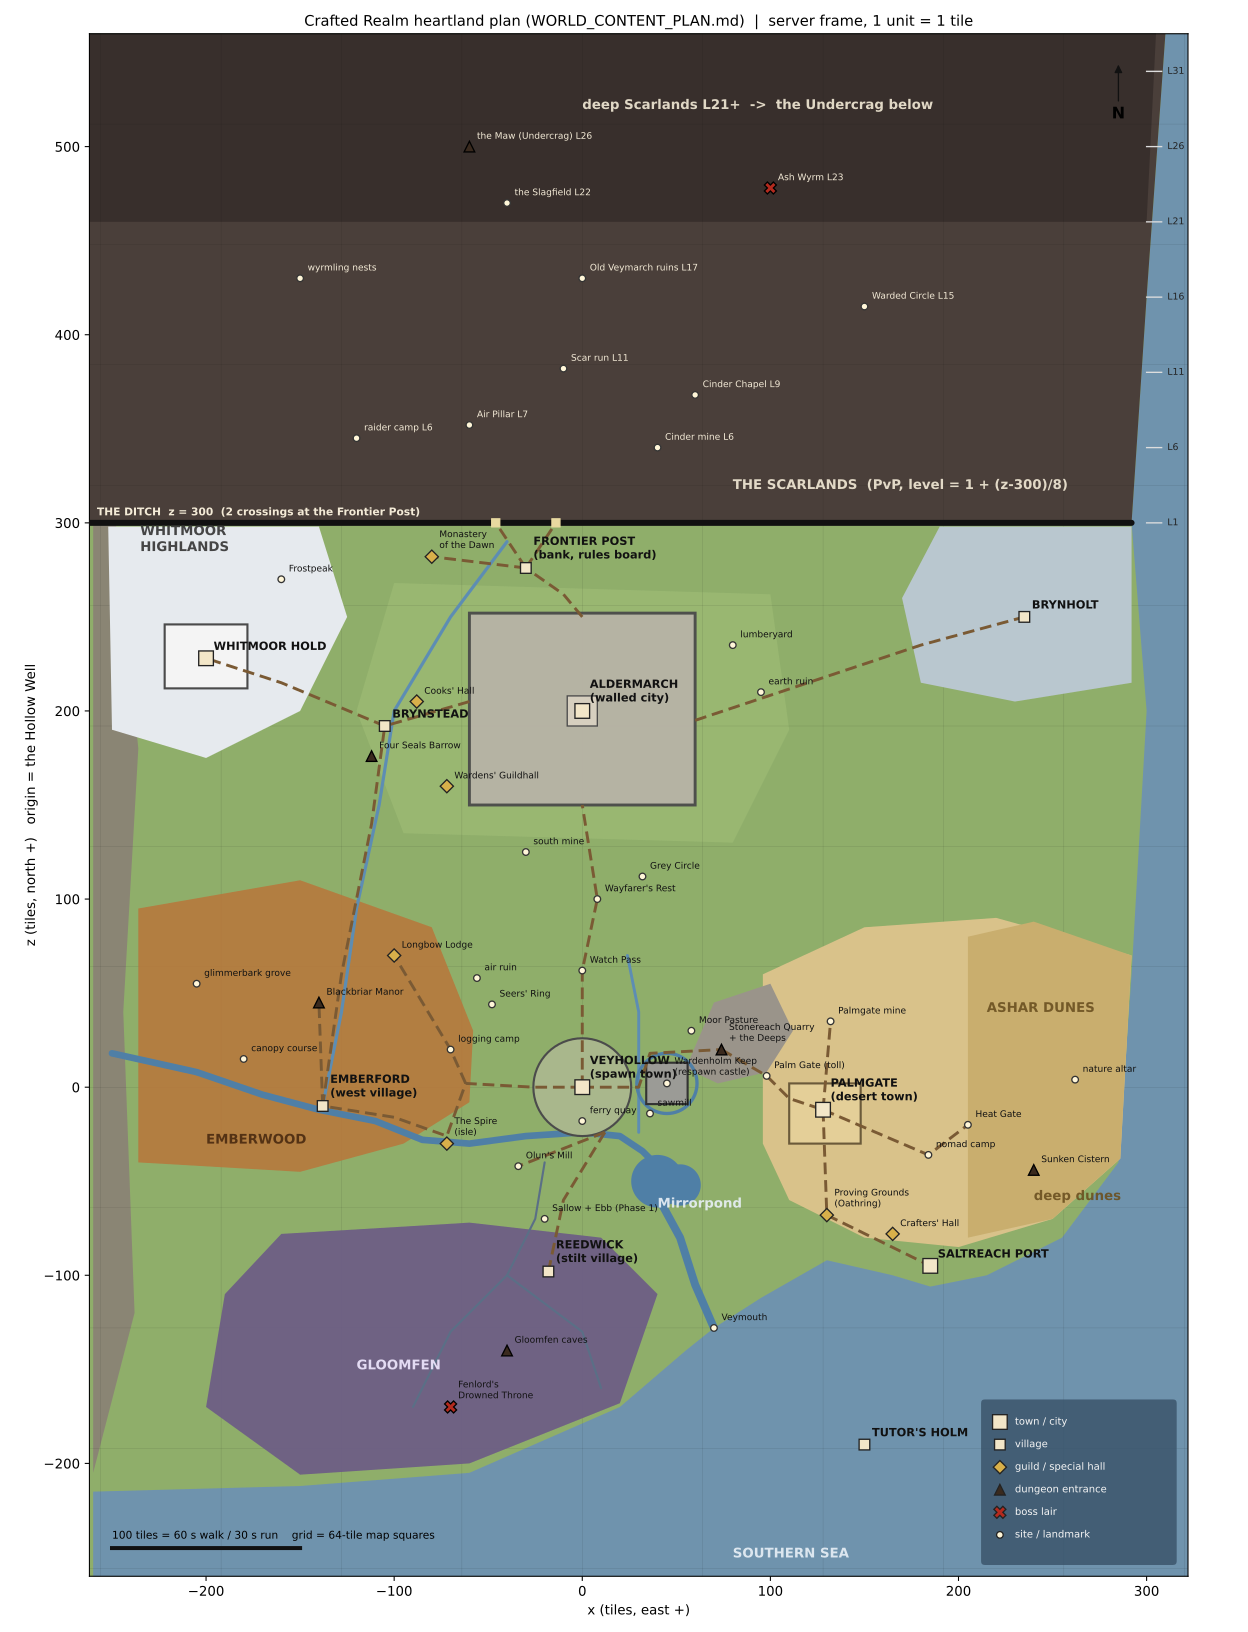

Write the Python code that produced this figure.
"""Heartland plan figure for docs/rebuild/WORLD_CONTENT_PLAN.md.

Frame: server map, +x east, +z north, origin = the Hollow Well (Veyhollow Commons), 1 unit = 1 tile.
Run:  python heartland_map.py   ->  heartland_map.png + heartland_map.svg (same folder)
Planning figure only: shapes are schematic, the coordinates are the plan's anchors.
"""
import os
import matplotlib
matplotlib.use("Agg")
import matplotlib.pyplot as plt
from matplotlib.patches import Polygon, Circle, Rectangle, FancyBboxPatch

HERE = os.path.dirname(os.path.abspath(__file__))

SEA = "#6f93ad"
fig, ax = plt.subplots(figsize=(13, 17), dpi=110)
ax.set_facecolor("#8fae6a")  # temperate heartland grass

def poly(pts, fc, ec="none", alpha=1.0, z=1, lw=0.8, ls="-"):
    ax.add_patch(Polygon(pts, closed=True, fc=fc, ec=ec, alpha=alpha, zorder=z, lw=lw, ls=ls))

def line(pts, color, lw, z=5, ls="-", alpha=1.0):
    xs, zs = zip(*pts)
    ax.plot(xs, zs, color=color, lw=lw, zorder=z, ls=ls, alpha=alpha, solid_capstyle="round")

# ---------------------------------------------------------------- sea (south coast, south-east bay, east coast)
poly([(-260, -215), (-150, -212), (-60, -205), (20, -170), (55, -140), (70, -128), (95, -112), (130, -92),
      (165, -100), (185, -106), (215, -100), (255, -80), (285, -40), (292, 60), (300, 200), (292, 300),
      (300, 420), (310, 560), (330, 560), (330, -260), (-260, -260)], SEA, z=0.5)
# west fells (unexplored mountains)
poly([(-260, -205), (-238, -120), (-244, 40), (-236, 180), (-248, 300), (-260, 300)], "#8a8574", z=0.6)

# ---------------------------------------------------------------- biome regions
# Scarlands (north of the Ditch)
poly([(-262, 300), (292, 300), (300, 420), (310, 560), (-262, 560)], "#4a3f3a", z=0.8)
poly([(-262, 460), (300, 460), (305, 560), (-262, 560)], "#382f2c", z=0.85)          # deep band L21+
# Emberwood (autumn forest, west)
poly([(-236, -40), (-150, -45), (-95, -30), (-60, -8), (-58, 30), (-80, 85), (-150, 110), (-236, 95)], "#b8753a", alpha=0.85, z=1)
# Gloomfen (drowned fen, south)
poly([(-160, -78), (-60, -72), (10, -80), (40, -110), (20, -168), (-60, -200), (-150, -206), (-200, -170), (-190, -110)], "#6b5a86", alpha=0.9, z=1)
# Ashar Dunes (east desert) + deep dunes
poly([(96, 60), (96, -30), (110, -60), (150, -80), (200, -85), (250, -70), (286, -38), (292, 70), (220, 90), (150, 85)], "#d9c28a", z=1)
poly([(205, 80), (205, -80), (250, -70), (286, -38), (292, 70), (240, 88)], "#c9ae6e", z=1.05)
# Stonereach crag
poly([(55, 10), (70, 45), (100, 55), (112, 30), (98, 8), (72, 2)], "#9a948a", z=1.1)
# Whitmoor highlands (snow)
poly([(-250, 190), (-200, 175), (-150, 200), (-125, 250), (-140, 298), (-252, 298)], "#e6eaee", z=1)
# Brynholt frost coast
poly([(180, 215), (230, 205), (292, 215), (292, 298), (190, 298), (170, 260)], "#b9c7cf", z=1)
# Aldermarch farmland ring (lighter green)
poly([(-95, 135), (80, 130), (110, 190), (100, 262), (-100, 268), (-120, 200)], "#9dbb74", alpha=0.7, z=0.9)

# ---------------------------------------------------------------- water
# River Vey: west fells -> Emberford -> Spire Isle -> south of Veyhollow -> Mirrorpond -> Veymouth
vey = [(-250, 18), (-205, 8), (-170, -4), (-140, -12), (-110, -18), (-85, -28), (-60, -30), (-30, -26),
       (0, -24), (20, -26), (32, -34), (40, -42)]
line(vey, "#4f7fa6", 5.0, z=2)
line([(40, -58), (52, -80), (60, -105), (70, -128)], "#4f7fa6", 6.0, z=2)
ax.add_patch(Circle((40, -50), 14, fc="#4f7fa6", ec="none", zorder=2))          # Mirrorpond (schematic)
ax.add_patch(Circle((52, -52), 11, fc="#4f7fa6", ec="none", zorder=2))
# Hollow Brook (feeds the keep moat) and Alder Beck (Aldermarch -> Brynstead -> Emberwood -> Vey)
line([(24, 70), (30, 40), (30, 16), (30, 0), (30, -24)], "#5d8db3", 2.2, z=2)
line([(-40, 290), (-70, 250), (-100, 200), (-108, 150), (-120, 95), (-128, 40), (-138, -10)], "#5d8db3", 2.4, z=2)
# fen channels
for ch in [[(-20, -40), (-25, -70), (-40, -100), (-70, -130), (-90, -170)], [(-40, -100), (0, -130), (10, -160)]]:
    line(ch, "#5a6f86", 1.6, z=2)
# oasis at Palmgate
ax.add_patch(Circle((140, -18), 5, fc="#4f7fa6", ec="none", zorder=2))

# ---------------------------------------------------------------- the Ditch (z = 300) + level ticks
line([(-262, 300), (292, 300)], "#111111", 4.5, z=6)
ax.plot([-46, -14], [300, 300], ls="none", marker="s", ms=6, color="#e8d9a0", zorder=7)
for lvl in range(1, 36, 5):
    zl = 300 + (lvl - 1) * 8
    ax.plot([300, 308], [zl, zl], color="#dddddd", lw=1, zorder=7)
    ax.text(311, zl, f"L{lvl}", fontsize=7, color="#222", va="center", zorder=7)

# ---------------------------------------------------------------- roads (3-wide dirt/cobble; schematic)
ROAD = "#7a5a34"
roads = [
    [(0, 0), (0, 26), (0, 62), (8, 100), (0, 150)],                                   # North Road
    [(0, 250), (-10, 262), (-30, 276)],                                                # city north gate -> Frontier Post
    [(-30, 276), (-46, 300)], [(-30, 276), (-14, 300)],                                # to the two Ditch crossings
    [(0, 0), (-26, 0), (-62, 2), (-72, -26), (-100, -16), (-138, -10)],                # West Road -> Spire bridge -> Emberford
    [(-138, -10), (-140, 45)],                                                         # Emberford -> Blackbriar lane
    [(-62, 2), (-70, 20), (-100, 70)],                                                 # logging camp -> Longbow Lodge
    [(0, 0), (26, 0), (30, 0), (36, 18), (74, 20)],                                    # East Road to the quarry
    [(74, 20), (98, 6), (110, -6), (128, -12)],                                                  # quarry -> Palm Gate -> Palmgate
    [(128, -12), (130, -68)], [(130, -68), (185, -95)], [(128, -12), (184, -36), (205, -20)],
    [(128, -12), (132, 35)],                                                           # Palmgate mine
    [(12, -24), (-10, -60), (-18, -98)],                                               # Fen Causeway to Reedwick
    [(12, -24), (-34, -42)],                                                           # mill lane
    [(-60, 205), (-105, 192), (-160, 215), (-200, 228)],                               # Highland Road (Brynstead -> Whitmoor)
    [(60, 195), (120, 215), (180, 235), (235, 250)],                                   # Salt/Frost Road to Brynholt
    [(-138, -10), (-128, 60), (-112, 140), (-105, 192)],                               # Old Forest Road (Emberford -> Brynstead)
    [(-30, 276), (-80, 282)],                                                          # to the monastery
]
for r in roads:
    line(r, ROAD, 2.2, z=4, ls=(0, (4, 2)))

# ---------------------------------------------------------------- Aldermarch walls
ax.add_patch(Rectangle((-60, 150), 120, 102, fc="#b7b2a6", ec="#4b4b4b", lw=2.2, zorder=3, alpha=0.95))
ax.add_patch(Rectangle((-8, 192), 16, 16, fc="#d6cfbf", ec="#4b4b4b", lw=1, zorder=3.1))   # square
# Whitmoor + Palmgate walls
ax.add_patch(Rectangle((-222, 212), 44, 34, fc="#f4f4f4", ec="#4b4b4b", lw=1.6, zorder=3))
ax.add_patch(Rectangle((110, -30), 38, 32, fc="#e4cf98", ec="#6b5a3a", lw=1.6, zorder=3))
# Veyhollow ring + keep
ax.add_patch(Circle((0, 0), 26, fc="#a9b78c", ec="#4b4b4b", lw=1.6, zorder=3))
ax.add_patch(Rectangle((34, -9), 22, 22, fc="#9b9b96", ec="#333", lw=1.6, zorder=3.2))
ax.add_patch(Circle((45, 2), 16, fc="none", ec="#4f7fa6", lw=2.5, zorder=3.1))            # moat

# ---------------------------------------------------------------- places
# (x, z, label, kind)  kind: T = town/city, V = village, S = site/landmark, D = dungeon, B = boss, G = guild
places = [
    (0, 0, "VEYHOLLOW\n(spawn town)", "T"), (45, 2, "Wardenholm Keep\n(respawn castle)", "S"),
    (0, -18, "ferry quay", "S"), (-34, -42, "Olun's Mill", "S"), (36, -14, "sawmill", "S"),
    (58, 30, "Moor Pasture", "S"), (74, 20, "Stonereach Quarry\n+ the Deeps", "D"),
    (-48, 44, "Seers' Ring", "S"), (-72, -30, "The Spire\n(isle)", "G"), (-70, 20, "logging camp", "S"),
    (-138, -10, "EMBERFORD\n(west village)", "V"), (-140, 45, "Blackbriar Manor", "D"),
    (-100, 70, "Longbow Lodge", "G"), (-180, 15, "canopy course", "S"), (-205, 55, "glimmerbark grove", "S"),
    (0, 62, "Watch Pass", "S"), (8, 100, "Wayfarer's Rest", "S"), (32, 112, "Grey Circle", "S"),
    (-30, 125, "south mine", "S"),
    (0, 200, "ALDERMARCH\n(walled city)", "T"), (-72, 160, "Wardens' Guildhall", "G"),
    (-88, 205, "Cooks' Hall", "G"), (80, 235, "lumberyard", "S"), (95, 210, "earth ruin", "S"), (-56, 58, "air ruin", "S"), (-20, -70, "Sallow + Ebb (Phase 1)", "S"),
    (-30, 276, "FRONTIER POST\n(bank, rules board)", "V"), (-80, 282, "Monastery\nof the Dawn", "G"),
    (-105, 192, "BRYNSTEAD", "V"), (-112, 176, "Four Seals Barrow", "D"),
    (-200, 228, "WHITMOOR HOLD", "T"), (-160, 270, "Frostpeak", "S"),
    (235, 250, "BRYNHOLT", "V"),
    (98, 6, "Palm Gate (toll)", "S"), (128, -12, "PALMGATE\n(desert town)", "T"), (132, 35, "Palmgate mine", "S"),
    (130, -68, "Proving Grounds\n(Oathring)", "G"), (184, -36, "nomad camp", "S"), (205, -20, "Heat Gate", "S"),
    (240, -44, "Sunken Cistern", "D"), (262, 4, "nature altar", "S"),
    (-18, -98, "REEDWICK\n(stilt village)", "V"), (-40, -140, "Gloomfen caves", "D"),
    (-70, -170, "Fenlord's\nDrowned Throne", "B"), (70, -128, "Veymouth", "S"),
    (185, -95, "SALTREACH PORT", "T"), (165, -78, "Crafters' Hall", "G"),
    (150, -190, "TUTOR'S HOLM", "V"),
    (-120, 345, "raider camp L6", "S"), (-60, 352, "Air Pillar L7", "S"), (40, 340, "Cinder mine L6", "S"), (60, 368, "Cinder Chapel L9", "S"), (-10, 382, "Scar run L11", "S"),
    (150, 415, "Warded Circle L15", "S"), (0, 430, "Old Veymarch ruins L17", "S"), (-150, 430, "wyrmling nests", "S"),
    (-40, 470, "the Slagfield L22", "S"), (100, 478, "Ash Wyrm L23", "B"), (-60, 500, "the Maw (Undercrag) L26", "D"),
]
style = {"T": ("s", 11, "#f2e6c8", "#222"), "V": ("s", 8, "#f2e6c8", "#222"), "S": ("o", 5, "#fff6d8", "#333"),
         "D": ("^", 8, "#3a2a1e", "#000"), "B": ("X", 9, "#b42a1e", "#000"), "G": ("D", 7, "#d8b04a", "#222")}
for x, z, label, kind in places:
    m, ms, fc, ec = style[kind]
    ax.plot([x], [z], marker=m, ms=ms, mfc=fc, mec=ec, ls="none", zorder=8)
    dark = z > 300 or kind in ("T",)
    fs = 8.5 if kind in ("T", "V") else 6.8
    weight = "bold" if kind in ("T", "V") else "normal"
    col = "#f3ead6" if z > 300 else "#111"
    ax.text(x + 4, z + 3, label, fontsize=fs, fontweight=weight, color=col, zorder=9, va="bottom")

# region labels
for x, z, t, col in [(-200, -30, "EMBERWOOD", "#4a2a10"), (-120, -150, "GLOOMFEN", "#f0e8ff"),
                     (215, 40, "ASHAR DUNES", "#6a5020"), (240, -60, "deep dunes", "#6a5020"),
                     (80, 318, "THE SCARLANDS  (PvP, level = 1 + (z-300)/8)", "#f3ead6"),
                     (0, 520, "deep Scarlands L21+  ->  the Undercrag below", "#f3ead6"),
                     (-235, 285, "WHITMOOR\nHIGHLANDS", "#333"), (80, -250, "SOUTHERN SEA", "#e8f0f6"),
                     (40, -64, "Mirrorpond", "#e8f0f6")]:
    ax.text(x, z, t, fontsize=10, color=col, fontweight="bold", ha="left", zorder=9, alpha=0.9)
ax.text(-258, 304, "THE DITCH  z = 300  (2 crossings at the Frontier Post)", fontsize=8, color="#f3ead6",
        fontweight="bold", zorder=9)

# ---------------------------------------------------------------- grid, scale, compass
for g in range(-256, 577, 64):
    ax.axhline(g, color="#000", lw=0.3, alpha=0.18, zorder=0.95)
for g in range(-256, 321, 64):
    ax.axvline(g, color="#000", lw=0.3, alpha=0.18, zorder=0.95)
ax.plot([-250, -150], [-245, -245], color="#111", lw=3, zorder=9)
ax.text(-250, -240, "100 tiles = 60 s walk / 30 s run    grid = 64-tile map squares", fontsize=8, zorder=9)
ax.annotate("N", xy=(285, 545), xytext=(285, 515), ha="center", fontsize=12, fontweight="bold",
            arrowprops=dict(arrowstyle="-|>", color="#111"), zorder=9)

ax.set_xlim(-262, 322)
ax.set_ylim(-260, 560)
ax.set_aspect("equal")
ax.set_xlabel("x (tiles, east +)")
ax.set_ylabel("z (tiles, north +)   origin = the Hollow Well")
ax.set_title("Crafted Realm heartland plan (WORLD_CONTENT_PLAN.md)  |  server frame, 1 unit = 1 tile", fontsize=11)

legend_items = [("s", 11, "#f2e6c8", "town / city"), ("s", 8, "#f2e6c8", "village"), ("D", 7, "#d8b04a", "guild / special hall"),
                ("^", 8, "#3a2a1e", "dungeon entrance"), ("X", 9, "#b42a1e", "boss lair"), ("o", 5, "#fff6d8", "site / landmark")]
for i, (m, ms, fc, lab) in enumerate(legend_items):
    ax.plot([222], [-178 - i * 12], marker=m, ms=ms, mfc=fc, mec="#222", ls="none", zorder=10)
    ax.text(230, -178 - i * 12, lab, fontsize=7.5, va="center", zorder=10, color="#f5f5f5")
ax.add_patch(FancyBboxPatch((214, -252), 100, 84, boxstyle="round,pad=2", fc="#3b556b", ec="none", alpha=0.85, zorder=9.5))

plt.tight_layout()
plt.savefig(os.path.join(HERE, "heartland_map.png"))
plt.savefig(os.path.join(HERE, "heartland_map.svg"))
print("wrote heartland_map.png / .svg")
